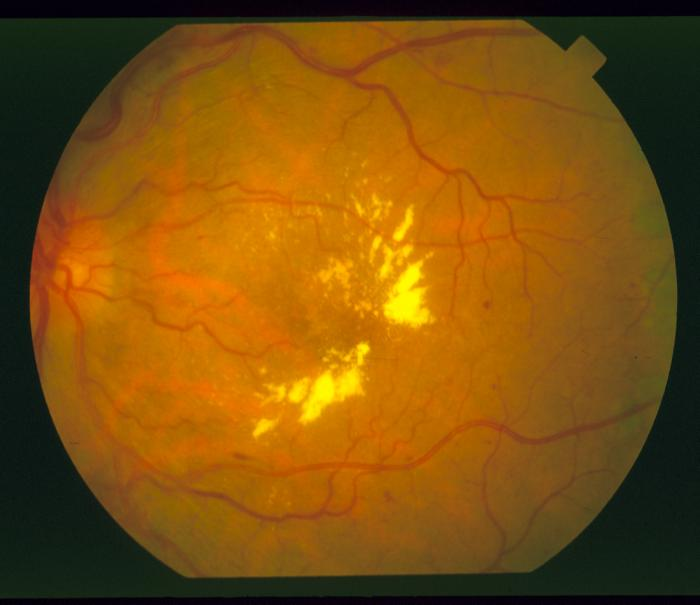
#> input picture Assignment 2/A2_updated/Retinal_Images_Task_1/Image_01.jpg, 700 x 605 px
$ python -i tasks.py   (imports and definitions only)   (Python 2 division)
#> lines starting #> are read from the running program, lines starting #| are printed output that depends on the picture
#> further down, picture is the input picture: shape (605, 700, 3); mean B, G, R 12.9, 80.5, 125.7
"""
Name Muhammad Umer Javaid
Bese 5a
111238


"""


from PIL import Image
import matplotlib.pyplot as plt
import cv2
import numpy as np
import os,glob
from collections import Counter
blur_size =9  # Standard deviation in pixels.

# Convert to float so that negatives don't cause problems
# [90 lines left out: functions task1, normalization, thin_enhancement, not called in this run]

def DoOG(image):
    zero=np.array([[-1,-2,0,2,1],
                    [-2,-4,0,4,2],
                    [-1,-2,0,2,1]])     # DoOG filters calculated by image rotation
    one_thirty_five=np.array(
    [[0,     0,     1,     0,     0,     0],
     [0,     2,     2,     2,     0,     0],
     [1,     2,     4,     0,    -2,     0],
     [0,     2,     0,    -4,    -2,    -1],
     [0,     0,    -2,    -2,    -2,     0],
     [0,     0,     0,    -1,     0,     0]])


    forty_five=np.array(
     [[0,     0,     0,     1,     0,     0],
     [0 ,    0 ,    2 ,    2,     2,     0],
     [0  ,  -2 ,    0    , 4   ,  2  ,   1],
     [-1  ,  -2  ,  -4  ,   0  ,   2    , 0],
     [0    ,-2  ,  -2 ,   -2 ,    0    , 0],
     [0 ,    0,    -1,     0,     0   ,  0 ]] )

    ninty=np.array([
    [1,    2,     1],
    [2,     4,     2],
    [0,     0,     0],
    [-2,    -4,    -2],
    [-1,    -2,    -1],

   ])

    im0=cv2.filter2D(image,-1,zero)
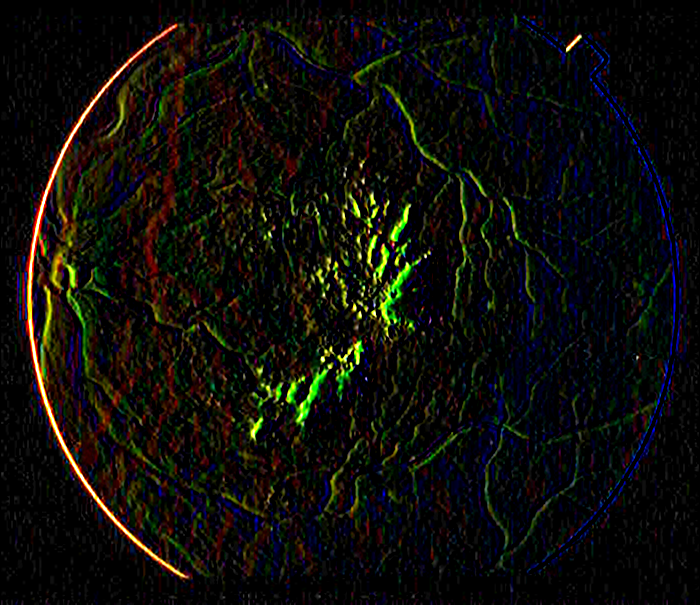
#> im0: shape (605, 700, 3); mean B, G, R 9.7, 13.7, 14.4
    im45=cv2.filter2D(image,-1,forty_five)
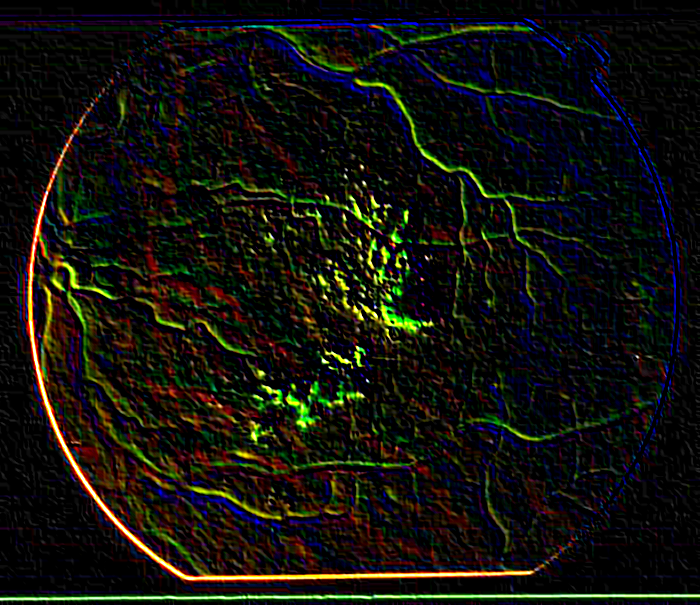
#> im45: shape (605, 700, 3); mean B, G, R 12.9, 18.5, 19.1
    im90=cv2.filter2D(image,-1,ninty)
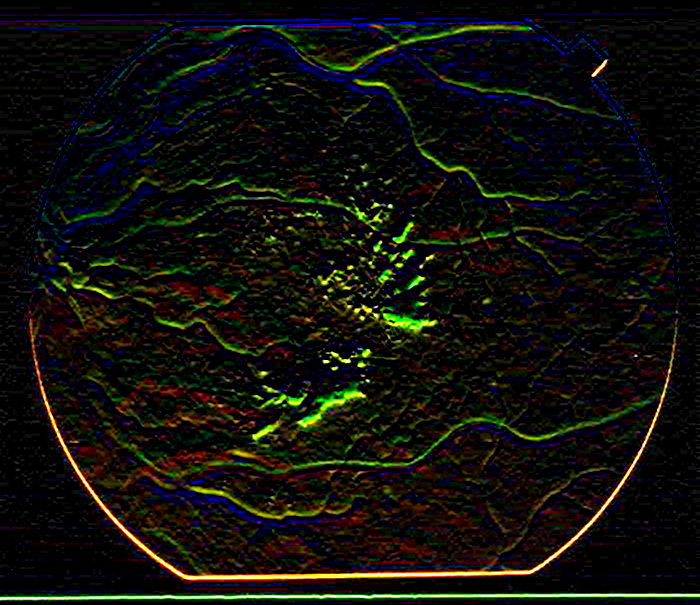
#> im90: shape (605, 700, 3); mean B, G, R 11, 16.5, 16.9
    im135=cv2.filter2D(image,-1,one_thirty_five)
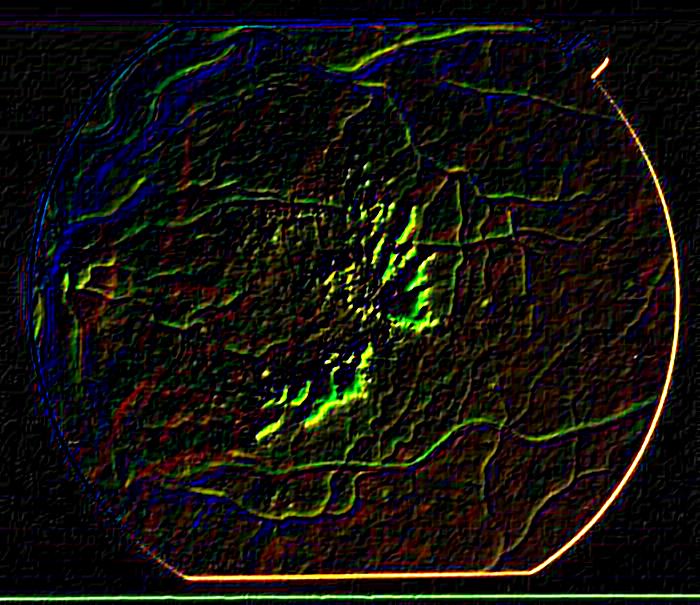
#> im135: shape (605, 700, 3); mean B, G, R 12.9, 18.8, 20
    #print im


    return im0,im45,im90,im135


# [113 lines left out: functions central_line, task2, not called in this run]


>>> import cv2
>>> picture = cv2.imread('A2_updated/Retinal_Images_Task_1/Image_01.jpg')
>>> result = DoOG(picture)

$ run again, on Assignment 2/A2_updated/Retinal_Images_Task_1/Image_05.jpg
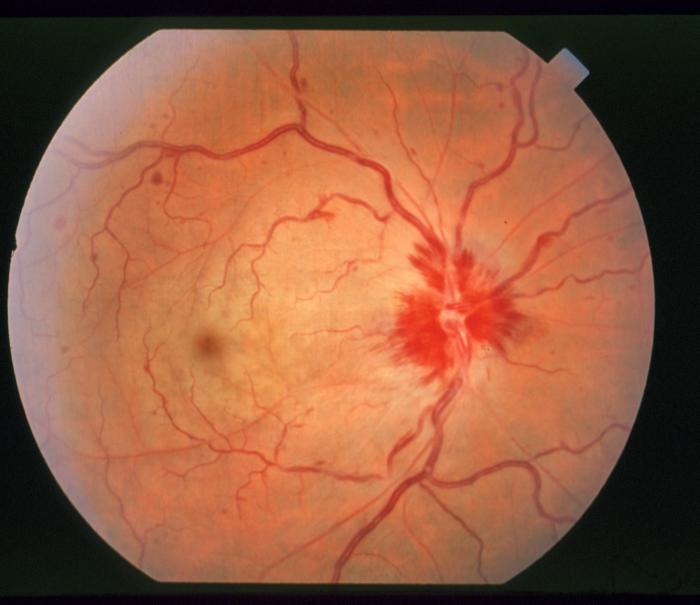
#> input picture Assignment 2/A2_updated/Retinal_Images_Task_1/Image_05.jpg, 700 x 605 px
#> picture is the input picture: shape (605, 700, 3); mean B, G, R 65.1, 92.1, 149
#> in DoOG, `im90=cv2.filter2D(image,-1,ninty)`:
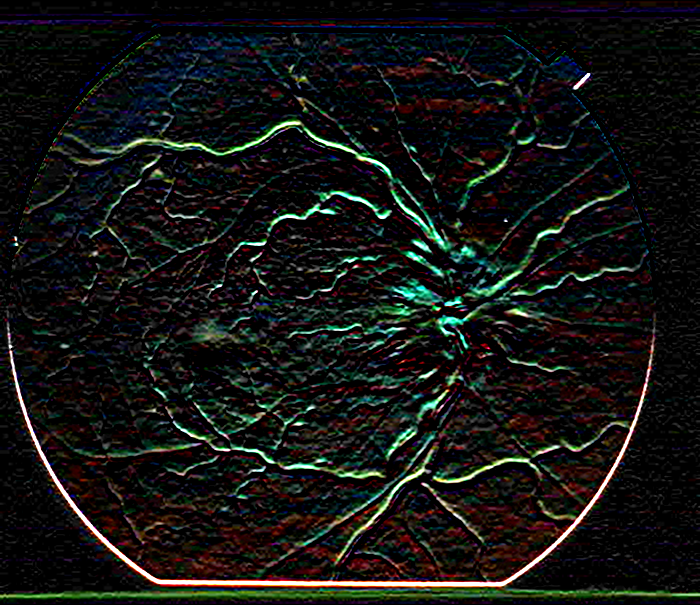
#> im90: shape (605, 700, 3); mean B, G, R 19.1, 21.3, 20.3
#> in DoOG, `im135=cv2.filter2D(image,-1,one_thirty_five)`:
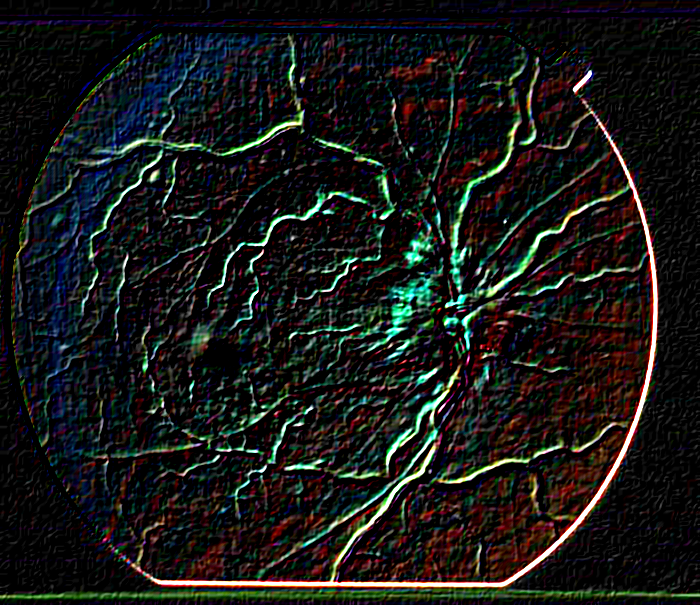
#> im135: shape (605, 700, 3); mean B, G, R 23.5, 25.5, 24.7

$ run again, on Assignment 2/A2_updated/Retinal_Images_Task_1/Image_06.jpg
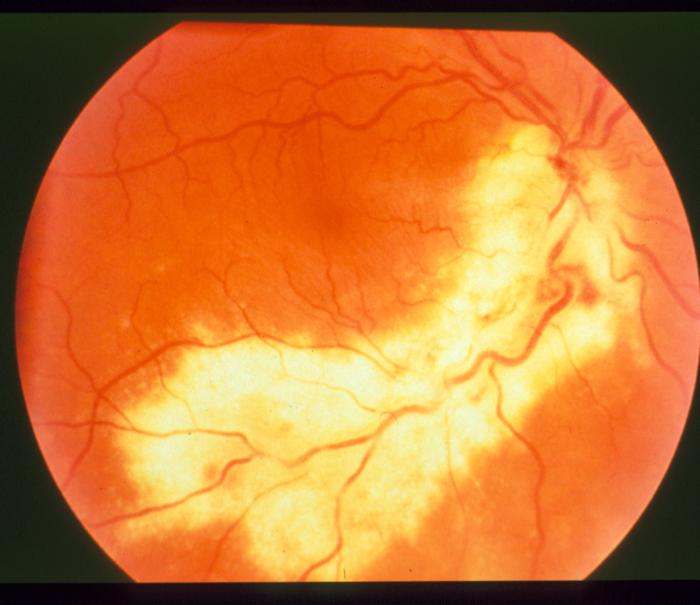
#> input picture Assignment 2/A2_updated/Retinal_Images_Task_1/Image_06.jpg, 700 x 605 px
#> picture is the input picture: shape (605, 700, 3); mean B, G, R 52.7, 119.3, 198.9
#> in DoOG, `im45=cv2.filter2D(image,-1,forty_five)`:
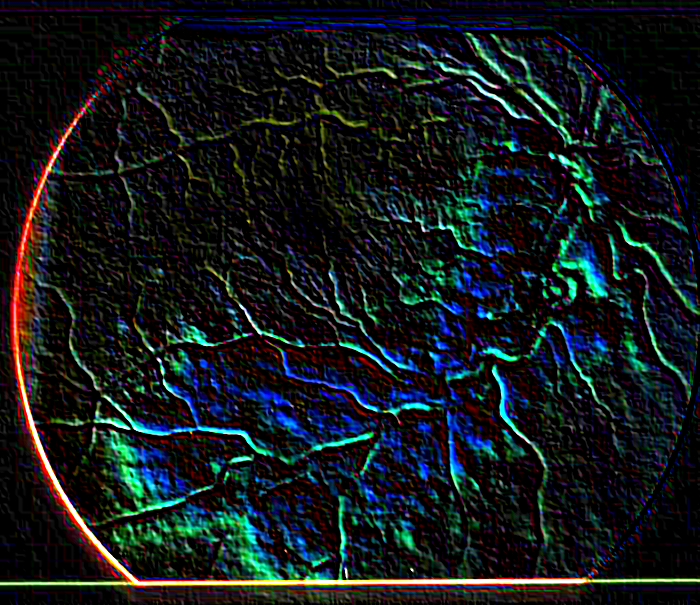
#> im45: shape (605, 700, 3); mean B, G, R 28.4, 26.1, 19.8
#> in DoOG, `im135=cv2.filter2D(image,-1,one_thirty_five)`:
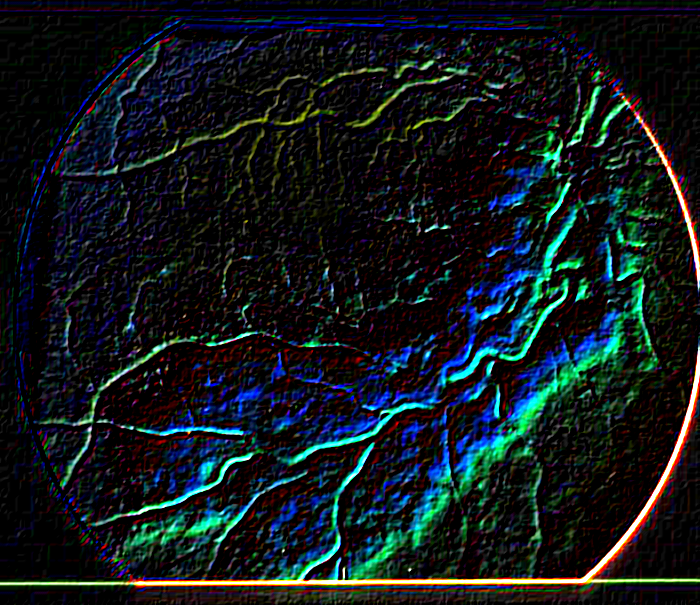
#> im135: shape (605, 700, 3); mean B, G, R 28.8, 25.8, 17.7
